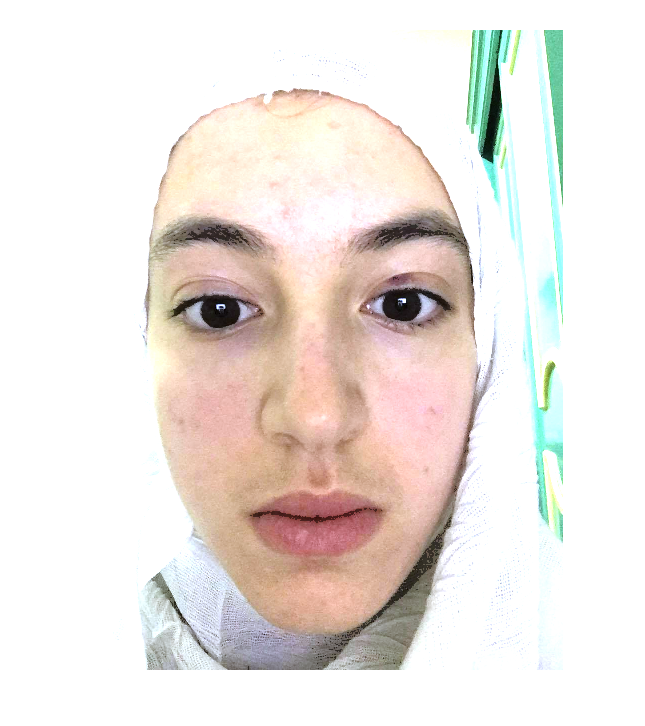
%> input picture gtttt.png, 645 x 726 px
$ octave eyemap1.m   (GNU Octave 9; MATLAB toolbox functions it lacks are replaced by stand-ins)
%> lines starting %> are read from the running program, lines starting %| are printed output that depends on the picture; in (x1, y1, x2, y2) boxes, pixels count from 0 and x2, y2 are one past the last pixel; in counts of white or black regions, pixels touching at a corner belong together; the program's own positions count from 1
### isodata.m
function level=isodata(I)
%   ISODATA Compute global image threshold using iterative isodata method.
%   LEVEL = ISODATA(I) computes a global threshold (LEVEL) that can be
%   used to convert an intensity image to a binary image with IM2BW. LEVEL
%   is a normalized intensity value that lies in the range [0, 1].
%   This iterative technique for choosing a threshold was developed by Ridler and Calvard .
%   The histogram is initially segmented into two parts using a starting threshold value such as 0 = 2B-1,
%   half the maximum dynamic range.
%   The sample mean (mf,0) of the gray values associated with the foreground pixels and the sample mean (mb,0)
%   of the gray values associated with the background pixels are computed. A new threshold value 1 is now computed
%   as the average of these two sample means. The process is repeated, based upon the new threshold,
%   until the threshold value does not change any more.

%
%   Class Support
%   -------------
%   The input image I can be of class uint8, uint16, or double and it
%   must be nonsparse.  LEVEL is a double scalar.
%
%   Example
%   -------
%       I = imread('blood1.tif');
%       level = graythresh(I);
%       BW = im2bw(I,level);
%       imshow(BW)
%
%   See also IM2BW.
%
% Reference :T.W. Ridler, S. Calvard, Picture thresholding using an iterative selection method,
%            IEEE Trans. System, Man and Cybernetics, SMC-8 (1978) 630-632.

% Convert all N-D arrays into a single column.  Convert to uint8 for
% fastest histogram computation.
I = im2uint8(I(:));

% STEP 1: Compute mean intensity of image from histogram, set T=mean(I)
[counts,N]=imhist(I);
i=1;
mu=cumsum(counts);
T(i)=(sum(N.*counts))/mu(end);
T(i)=round(T(i));

% STEP 2: compute Mean above T (MAT) and Mean below T (MBT) using T from
% step 1
mu2=cumsum(counts(1:T(i)));
MBT=sum(N(1:T(i)).*counts(1:T(i)))/mu2(end);

mu3=cumsum(counts(T(i):end));
MAT=sum(N(T(i):end).*counts(T(i):end))/mu3(end);
i=i+1;
% new T = (MAT+MBT)/2
T(i)=round((MAT+MBT)/2);

% STEP 3 to n: repeat step 2 if T(i)~=T(i-1)
while abs(T(i)-T(i-1))>=1
    mu2=cumsum(counts(1:T(i)));
    MBT=sum(N(1:T(i)).*counts(1:T(i)))/mu2(end);

    mu3=cumsum(counts(T(i):end));
    MAT=sum(N(T(i):end).*counts(T(i):end))/mu3(end);

    i=i+1;
    T(i)=round((MAT+MBT)/2);
    Threshold=T(i);
end
disp(size(T));

 % Normalize the threshold to the range [i, 1].
level = (Threshold - 1) / (N(end) - 1);

### eyemap1.m
I=imread('gtttt.png');
%> I is the input picture: size 726x645x3 uint8; mean R, G, B 236.3, 229.1, 224.2
%I=imread(frame);
EyeMap = rgb2ycbcr(I);
%> EyeMap: size 726x645x3 uint8; mean of channels 1, 2, 3 214.1, 124.8, 131.5
temp1=0;
temp2=0;
%Q = rgb2gray(I);
%imshow(EyeMap)
[m n l]=size(EyeMap);
%> m = 726; n = 645; l = 3
%Finding EyeMapC
EyeMap=im2double(EyeMap);
%> EyeMap: size 726x645x3 double; mean of channels 1, 2, 3 0.84, 0.489, 0.516
y = (EyeMap(:,:,1));
Cb =(EyeMap(:,:,2));
Cr =(EyeMap(:,:,3));
Z=Cr;
fid = fopen('y.txt','wt');
for ii = 1:size(y,1)
   fprintf(fid,'%g\t',y(ii,:));
  fprintf(fid,'\n');
end
fid = fopen('creye.txt','wt');
for ii = 1:size(Cr,1)
   fprintf(fid,'%g\t',Cr(ii,:));
  fprintf(fid,'\n');
end
fid = fopen('cbeye.txt','wt');
for ii = 1:size(Cb,1)
   fprintf(fid,'%g\t',Cb(ii,:));
  fprintf(fid,'\n');
end

Q = Cb.^2;
R = (1-Cr).^2;
G = Cb./Cr;
CrCb = Cr./Cb;

%Eye Map for Crominance
EyeC=(Q+R+G)/3;


CRS = Cr.^2;
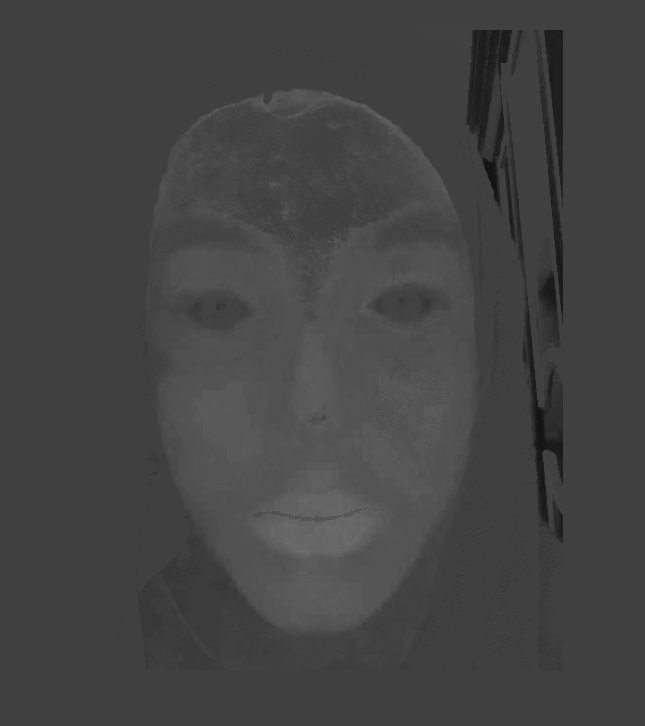
%> CRS: size 726x645 double; min 0.0572, max 0.429, mean 0.268

ssCRS = sum(sum(CRS));
%> ssCRS = 125287.4
ssCrCb=sum(sum(CrCb));
%> ssCrCb = 496347
eta = 0.95 * ssCRS/ssCrCb;
%> eta = 0.24
x= CRS - eta * CrCb;
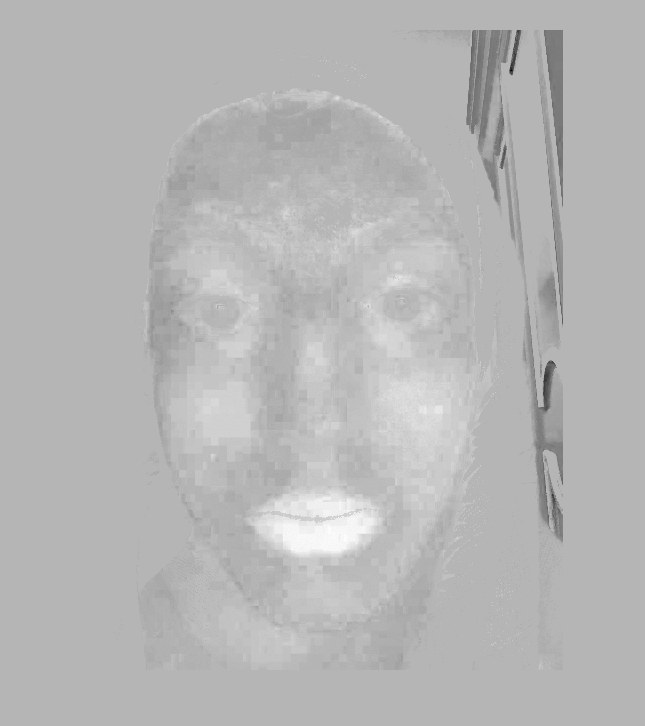
%> x: size 726x645 double; min -0.184, max 0.0913, mean 0.0134; drawn with min black and max white
MM = CRS.*x.*x;
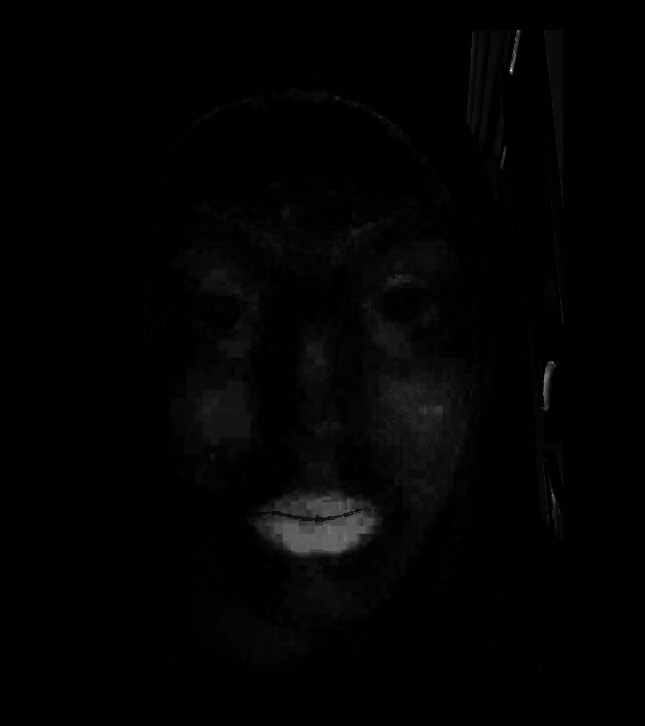
%> MM: size 726x645 double; min 1.31e-10, max 0.00748, mean 0.000108; drawn with min black and max white
g = strel('disk',1, 8);
SE=strel('disk',4) ;
disp(SE);
UP=imdilate(y,SE);
Down=imerode(y,SE);
EyeY= UP./(Down+1);
%EyeC = histeq(EyeC);
EyeMap=EyeY.*EyeC;
%> EyeMap: size 726x645 double
colormap(gray);

subplot(1,4,1), imagesc(I);title ('Face');axis off;
subplot(1,4,2), imagesc(Q);title ('Cb^2');axis off;
subplot(1,4,3), imagesc(R);title ('(Cr-complement)^2');axis off;
subplot(1,4,4), imagesc(EyeC);title ('Eye-Map-C'); axis off;
colormap(gray);
figure;
subplot(1,4,1), imagesc(UP);title ('Dilation'); axis off;
subplot(1,4,2), imagesc(Down);title ('Erotion'); axis off;
subplot(1,4,3), imagesc(EyeY);title ('EyeY'); axis off;
subplot(1,4,4), imagesc(EyeMap);title ('EyeMap'); axis off;
colormap(gray);

imwrite (EyeC / max (EyeC(:)), 'out.jpg');
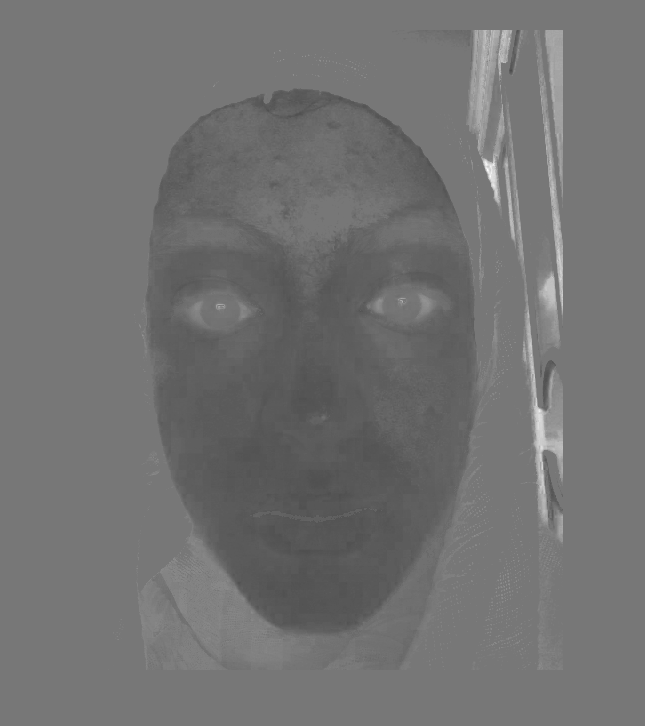
%> saved as out.jpg: size 726x645 uint8; min 75, max 255, mean 113.7

EyeC=EyeC/ max (EyeC(:));
figure
imshow(EyeC);

UP=UP/ max (UP(:));
figure
imshow(UP);
EyeMap=EyeMap/ max (EyeMap(:));
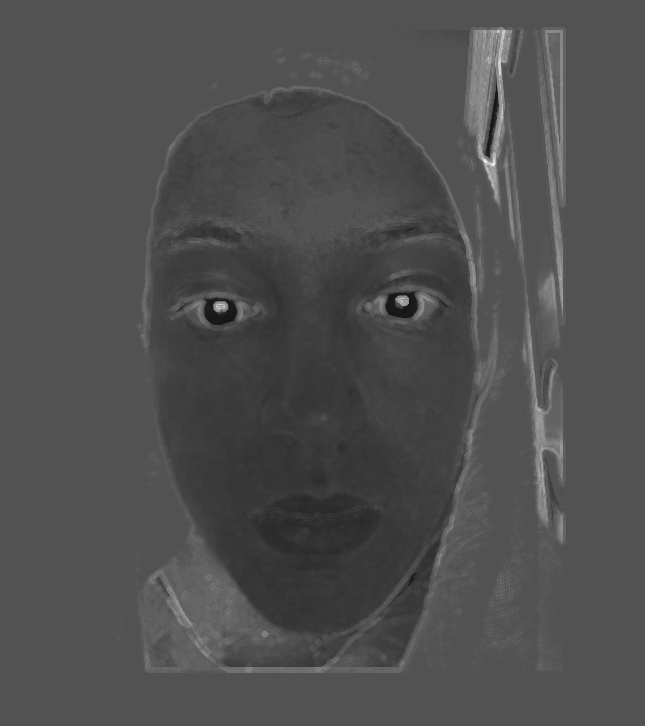
%> EyeMap: size 726x645 double; min 0.08, max 1, mean 0.311
figure
imshow(EyeMap);
normalizedImage = uint8(255*mat2gray(EyeMap));
figure
imshow(normalizedImage);title('norm img')
iiiii=isodata(normalizedImage);
%> in isodata, `[counts,N]=imhist(I);`: counts = 256 values, max 240345 at index 68, min 0 at index 206, mean 1829.2; N = 256 values from 0 to 255
%> in isodata, `mu=cumsum(counts);`: mu = 256 values from 8 to 468270
%> in isodata, `mu2=cumsum(counts(1:T(i)));`: mu2 = 64 values from 8 to 137917
%> in isodata, `MBT=sum(N(1:T(i)).*counts(1:T(i)))/mu2(end);`: MBT = 46.61
%> in isodata, `mu3=cumsum(counts(T(i):end));`: mu3 = 193 values from 2535 to 332888
%> in isodata, `MAT=sum(N(T(i):end).*counts(T(i):end))/mu3(end);`: MAT = 70.77
%> the loop in isodata, `while abs(T(i)-T(i-1))>=1` made 3 passes
%> (MBT, MAT, Threshold) on passes 1 to 3: (44.81, 70.25, 58), (44.39, 70.12, 57), (43.99, 69.97, 57)
%> after the loop in isodata, `while abs(T(i)-T(i-1))>=1`: T = [64 59 58 57 57]
%|    1   5
%> in isodata, `level = (Threshold - 1) / (N(end) - 1);`: level = 0.22
%> iiiii = 0.22
BW = im2bw(normalizedImage,iiiii);
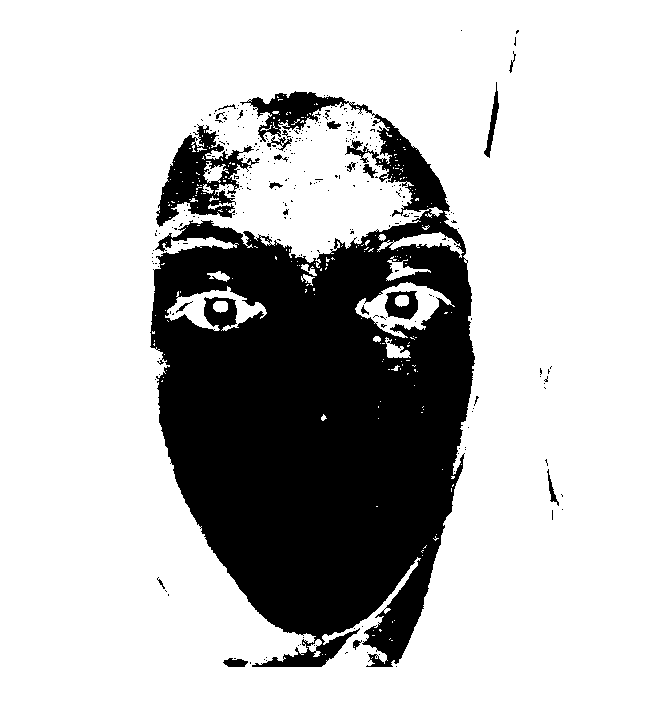
%> BW: size 726x645 logical; 75.4% white; 295 black regions (272 under 20 px), largest, box (x1, y1, x2, y2) and area: (150, 91, 475, 667) 108132, (156, 124, 260, 227) 4231, (385, 291, 418, 320) 629

%figure
%imshow(BW);title('isodata thersholding img')

normImage = mat2gray(EyeMap);
normImage = im2double(EyeMap);

%iiiii=isodata2(normImage);
%BW = im2bw(normalizedImage,iiiii);

figure
imshow(BW);title('isodata thersholding img2')

level = graythresh(normImage);
%> level = 0.286
BW1 = normImage > level;
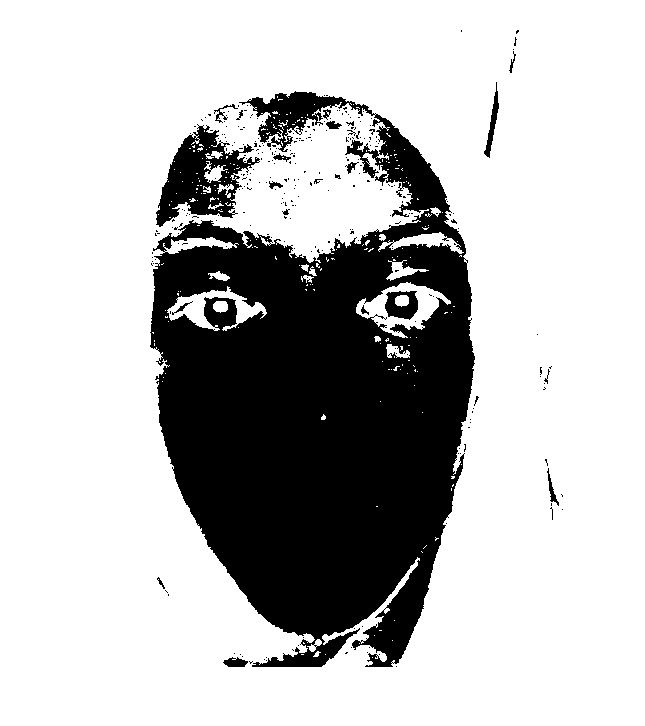
%> BW1: size 726x645 logical; 74.9% white; 291 black regions (270 under 20 px), largest, box (x1, y1, x2, y2) and area: (150, 91, 475, 667) 110040, (156, 124, 260, 227) 4767, (385, 291, 418, 320) 634
figure
imshow(BW1);title('isodata thersholding img2')

$ run again, with 111.png copied over gtttt.png
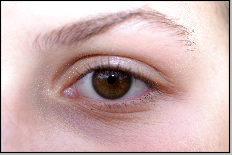
%> input picture 111.png, 232 x 155 px
%> I is the input picture: size 155x232x3 uint8; mean R, G, B 204.7, 176.7, 176.1
%> ssCRS = 10916.2
%> ssCrCb = 40913.3
%> eta = 0.253
%> counts = 256 values, max 955 at index 89, min 0 at index 2, mean 140.5; N = 256 values from 0 to 255
%> mu = 256 values from 1 to 35960
%> mu2 = 101 values from 1 to 23302
%> in isodata, `MBT=sum(N(1:T(i)).*counts(1:T(i)))/mu2(end);`: MBT = 82.78
%> mu3 = 156 values from 610 to 13268
%> in isodata, `MAT=sum(N(T(i):end).*counts(T(i):end))/mu3(end);`: MAT = 131.7
%> the loop in isodata, `while abs(T(i)-T(i-1))>=1` made 6 passes
%> (MBT, MAT, Threshold) on passes 1 to 6: (85.36, 142.1, 114), (87.91, 154.7, 121), (89.22, 171.7, 130), (89.93, 179.7, 135), (90.19, 182.4, 136), (90.26, 182.7, 136)
%> after the loop in isodata, `while abs(T(i)-T(i-1))>=1`: T = [101 107 114 121 130 135 136 136]
%|    1   8
%> in isodata, `level = (Threshold - 1) / (N(end) - 1);`: level = 0.531
%> `BW = im2bw(normalizedImage,iiiii);`:
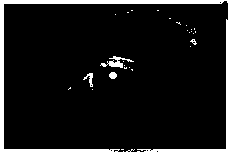
%> BW: size 155x232 logical; 11% white; 28 white regions (23 under 20 px), largest, box (x1, y1, x2, y2) and area: (0, 0, 232, 155) 3659, (100, 56, 134, 68) 148, (83, 73, 93, 87) 57, (109, 72, 117, 79) 44, (190, 39, 197, 45) 20
%> `level = graythresh(normImage);`: level = 0.58
%> `BW1 = normImage > level;`:
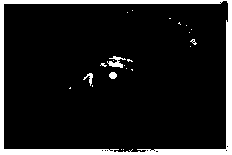
%> BW1: size 155x232 logical; 10.9% white; 23 white regions (19 under 20 px), largest, box (x1, y1, x2, y2) and area: (0, 0, 232, 155) 3633, (107, 56, 126, 68) 107, (83, 73, 93, 86) 49, (109, 72, 117, 79) 44

$ run again, with 24819245_1898400557047230_1678024425_o.png copied over gtttt.png
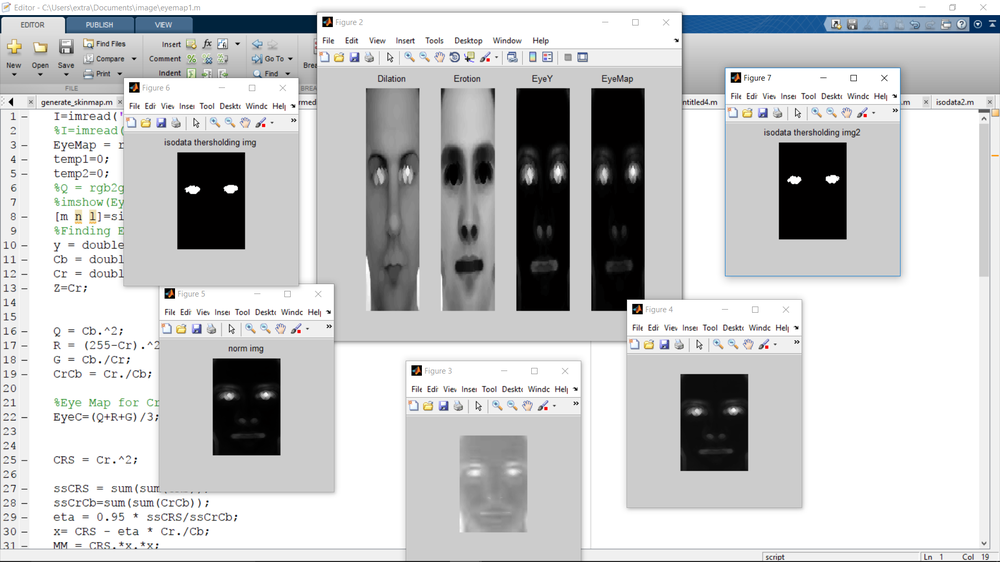
%> input picture 24819245_1898400557047230_1678024425_o.png, 1000 x 562 px, shrunk from 1920 x 1080 before the run
%> I is the input picture: size 562x1000x3 uint8; mean R, G, B 198.1, 198.9, 199.5
%> ssCRS = 140836.8
%> ssCrCb = 559601.7
%> eta = 0.239
%> counts = 256 values, max 134059 at index 65, min 0 at index 191, mean 2195.3; N = 256 values from 0 to 255
%> mu = 256 values from 15834 to 562000
%> mu2 = 64 values from 15834 to 222348
%> in isodata, `MBT=sum(N(1:T(i)).*counts(1:T(i)))/mu2(end);`: MBT = 46.38
%> mu3 = 193 values from 4613 to 344265
%> in isodata, `MAT=sum(N(T(i):end).*counts(T(i):end))/mu3(end);`: MAT = 75.01
%> the loop in isodata, `while abs(T(i)-T(i-1))>=1` made 3 passes
%> (MBT, MAT, Threshold) on passes 1 to 3: (45.31, 74.42, 60), (44.9, 74.08, 59), (44.3, 73.77, 59)
%> after the loop in isodata, `while abs(T(i)-T(i-1))>=1`: T = [64 61 60 59 59]
%|    1   5
%> in isodata, `level = (Threshold - 1) / (N(end) - 1);`: level = 0.228
%> `BW = im2bw(normalizedImage,iiiii);`:
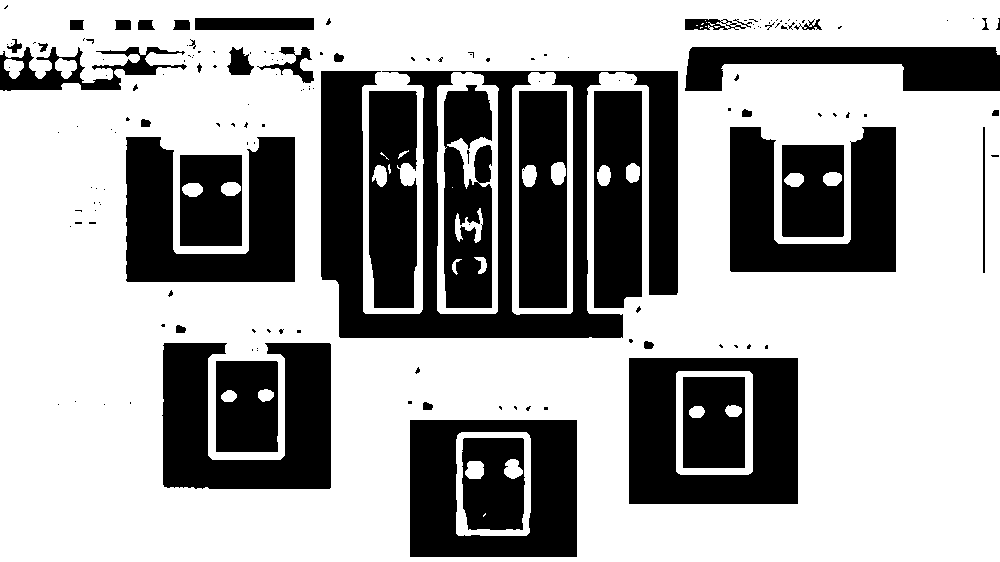
%> BW: size 562x1000 logical; 65.4% white; 166 black regions (123 under 20 px), largest, box (x1, y1, x2, y2) and area: (321, 71, 678, 338) 35053, (629, 358, 798, 504) 16689, (162, 343, 331, 489) 15867
%> `level = graythresh(normImage);`: level = 0.176
%> `BW1 = normImage > level;`:
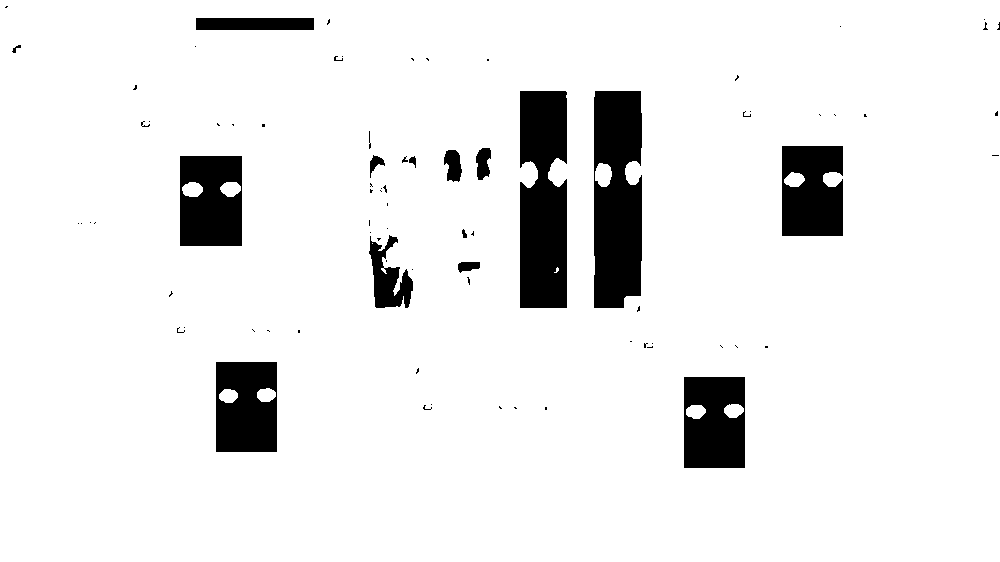
%> BW1: size 562x1000 logical; 92.2% white; 81 black regions (62 under 20 px), largest, box (x1, y1, x2, y2) and area: (594, 91, 642, 308) 9461, (520, 91, 567, 308) 9408, (684, 377, 745, 468) 5112
